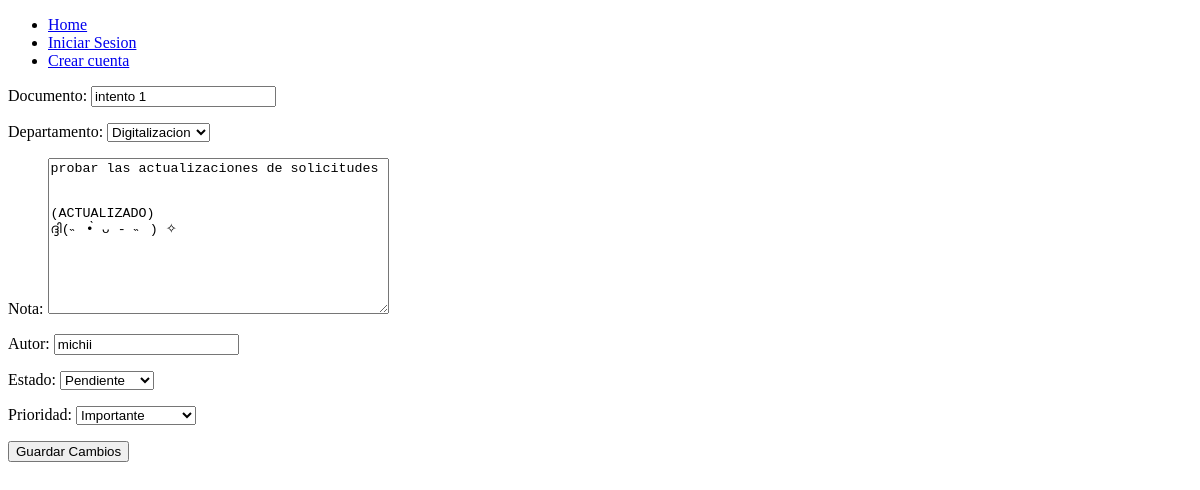
Page /editar_personales/20 on the earlier database version.
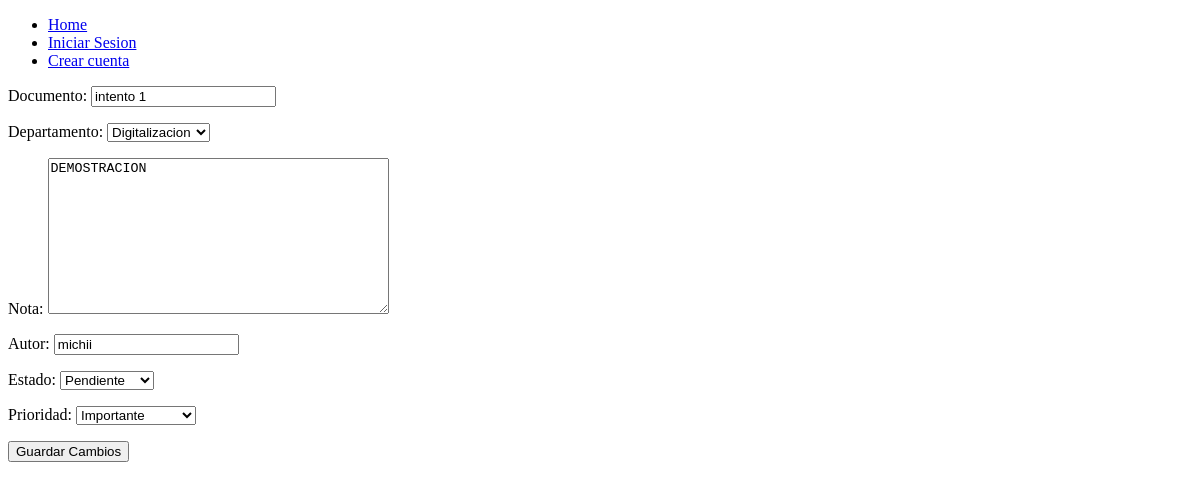
Same page on the later database version.
### Cuentas/models.py (models this page shows, shortened)
class Solicitudes(models.Model):
    ESTADOS = [
        ('Pendiente','Pendiente'),
        ('En proceso','En proceso'),
        ('Completada','Completada'),
        ('Rechazada','Rechazada')
    ]
    DEPARTAMENTOS = [
        ("placeholder","Seleccionar"),
        ("Matematicas","Matematicas"),
        ("Paleontologia","Paleontologia"),
        ("Restauracion","Restauracion"),
        ("Digitalizacion","Digitalizacion"),
        ("libritos","Libreria"),
        ("Novelas","Novelas"),
        ("cuentos","Cuentos"),
        ]
    Prioridad=[
        ("Muy Importante","Muy Importante"),
        ("Importante","Importante"),
        ("Poco Importante","Poco Importante")
    ]
    documento = models.CharField(max_length=100)
    departamento = models.CharField(max_length=60, choices=DEPARTAMENTOS,default="placeholder")
    nota = models.TextField(blank=True)
    fecha = models.DateTimeField(auto_now_add=True)
    autor = models.CharField(max_length=60)
    estado = models.CharField(max_length=20, choices=ESTADOS, default='pendiente')
    prioridad= models.CharField(max_length=120, choices=Prioridad, default="Importante")
    class Meta:
        ordering = ['-fecha']  # Ordena por fecha de manera ascendente
        ordering = ['departamento']

### Cuentas/views.py (the view)
# urls.py: path("editar_personales/<int:lol>", views.editar_solicitud_personal, name="editar_solicitud_personal"),
def editar_solicitud_personal(request, lol):
    if request.method == "GET":
        soli_citud = get_object_or_404(Solicitudes, pk= lol)
        soli_form = solicitudesform(instance = soli_citud)
        return render(request, "editar_solicitudes_personal.html", {"mostrar":soli_citud, "formulario": soli_form})
    else:
        actualizada = get_object_or_404(Solicitudes, pk=lol)
        formulario_actualizado = solicitudesform(request.POST, instance=actualizada)
        formulario_actualizado.save()
        return redirect("filtrar_solicitudes_usuario")

### Cuentas/forms.py
class solicitudesform(forms.ModelForm):
    class Meta:
        model = Solicitudes
        fields = '__all__'

### Cuentas/templates/editar_solicitudes_personal.html (shortened to what this page needs)
{% extends "master.html" %}
{% block content %}
    <form method="post">
        {{formulario.as_p}}
        <button>
            Guardar Cambios
        </button>
    </form>
{% endblock %}

Differences in the rows shown:
changed Solicitudes "intento 1": nota "probar las actualizaciones de solicitudes (ACTUALIZADO) ദ്ദി(˵ •̀ ᴗ - ˵ ) ✧" → "DEMOSTRACION"
